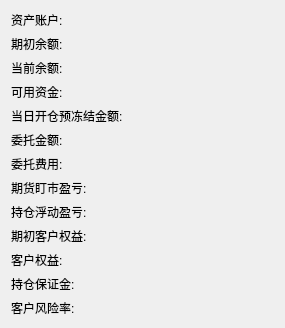
         <widget class="QWidget" name="fundSearch">
          <layout class="QGridLayout" name="gridLayout_6">
           <item row="1" column="1">
            <widget class="QLabel" name="fundAccountLabel">
             <property name="sizePolicy">
              <sizepolicy hsizetype="Fixed" vsizetype="Preferred">
               <horstretch>0</horstretch>
               <verstretch>0</verstretch>
              </sizepolicy>
             </property>
             <property name="minimumSize">
              <size>
               <width>250</width>
               <height>0</height>
              </size>
             </property>
             <property name="text">
              <string>资产账户:</string>
             </property>
            </widget>
           </item>
           <item row="1" column="2">
            <widget class="QLabel" name="fundAccountText">
             <property name="text">
              <string/>
             </property>
            </widget>
           </item>
           <item row="2" column="1">
            <widget class="QLabel" name="beginBalanceLabel">
             <property name="sizePolicy">
              <sizepolicy hsizetype="Fixed" vsizetype="Preferred">
               <horstretch>0</horstretch>
               <verstretch>0</verstretch>
              </sizepolicy>
             </property>
             <property name="minimumSize">
              <size>
               <width>250</width>
               <height>0</height>
              </size>
             </property>
             <property name="text">
              <string>期初余额:</string>
             </property>
            </widget>
           </item>
           <item row="2" column="2">
            <widget class="QLabel" name="beginBalanceText">
             <property name="text">
              <string/>
             </property>
            </widget>
           </item>
           <item row="3" column="1">
            <widget class="QLabel" name="currentBalanceLabel">
             <property name="sizePolicy">
              <sizepolicy hsizetype="Fixed" vsizetype="Preferred">
               <horstretch>0</horstretch>
               <verstretch>0</verstretch>
              </sizepolicy>
             </property>
             <property name="minimumSize">
              <size>
               <width>250</width>
               <height>0</height>
              </size>
             </property>
             <property name="text">
              <string>当前余额:</string>
             </property>
            </widget>
           </item>
           <item row="3" column="2">
            <widget class="QLabel" name="currentBalanceText">
             <property name="text">
              <string/>
             </property>
            </widget>
           </item>
           <item row="4" column="1">
            <widget class="QLabel" name="enableBalanceLable">
             <property name="sizePolicy">
              <sizepolicy hsizetype="Fixed" vsizetype="Preferred">
               <horstretch>0</horstretch>
               <verstretch>0</verstretch>
              </sizepolicy>
             </property>
             <property name="minimumSize">
              <size>
               <width>250</width>
               <height>0</height>
              </size>
             </property>
             <property name="text">
              <string>可用资金:</string>
             </property>
            </widget>
           </item>
           <item row="4" column="2">
            <widget class="QLabel" name="enableBalanceText">
             <property name="text">
              <string/>
             </property>
            </widget>
           </item>
           <item row="5" column="1">
            <widget class="QLabel" name="preEntrustBalanceLabel">
             <property name="sizePolicy">
              <sizepolicy hsizetype="Fixed" vsizetype="Preferred">
               <horstretch>0</horstretch>
               <verstretch>0</verstretch>
              </sizepolicy>
             </property>
             <property name="minimumSize">
              <size>
               <width>250</width>
               <height>0</height>
              </size>
             </property>
             <property name="text">
              <string>当日开仓预冻结金额:</string>
             </property>
            </widget>
           </item>
           <item row="5" column="2">
            <widget class="QLabel" name="preEntrustBalanceText">
             <property name="text">
              <string/>
             </property>
            </widget>
           </item>
           <item row="6" column="1">
            <widget class="QLabel" name="entrustBalanceLabel">
             <property name="sizePolicy">
              <sizepolicy hsizetype="Fixed" vsizetype="Preferred">
               <horstretch>0</horstretch>
               <verstretch>0</verstretch>
              </sizepolicy>
             </property>
             <property name="minimumSize">
              <size>
               <width>250</width>
               <height>0</height>
              </size>
             </property>
             <property name="text">
              <string>委托金额:</string>
             </property>
            </widget>
           </item>
           <item row="6" column="2">
            <widget class="QLabel" name="entrustBalanceText">
             <property name="text">
              <string/>
             </property>
            </widget>
           </item>
           <item row="7" column="1">
            <widget class="QLabel" name="entrustFareLabel">
             <property name="sizePolicy">
              <sizepolicy hsizetype="Fixed" vsizetype="Preferred">
               <horstretch>0</horstretch>
               <verstretch>0</verstretch>
              </sizepolicy>
             </property>
             <property name="minimumSize">
              <size>
               <width>250</width>
               <height>0</height>
              </size>
             </property>
             <property name="text">
              <string>委托费用:</string>
             </property>
            </widget>
           </item>
           <item row="7" column="2">
            <widget class="QLabel" name="entrustFareText">
             <property name="text">
              <string/>
             </property>
            </widget>
           </item>
           <item row="8" column="1">
            <widget class="QLabel" name="holdIncomeLabel">
             <property name="sizePolicy">
              <sizepolicy hsizetype="Fixed" vsizetype="Preferred">
               <horstretch>0</horstretch>
               <verstretch>0</verstretch>
              </sizepolicy>
             </property>
             <property name="minimumSize">
              <size>
               <width>250</width>
               <height>0</height>
              </size>
             </property>
             <property name="text">
              <string>期货盯市盈亏:</string>
             </property>
            </widget>
           </item>
           <item row="8" column="2">
            <widget class="QLabel" name="holdIncomeText">
             <property name="text">
              <string/>
             </property>
            </widget>
           </item>
           <item row="9" column="1">
            <widget class="QLabel" name="holdIncomeFloatLabel">
             <property name="sizePolicy">
              <sizepolicy hsizetype="Fixed" vsizetype="Preferred">
               <horstretch>0</horstretch>
               <verstretch>0</verstretch>
              </sizepolicy>
             </property>
             <property name="minimumSize">
              <size>
               <width>250</width>
               <height>0</height>
              </size>
             </property>
             <property name="text">
              <string>持仓浮动盈亏:</string>
             </property>
            </widget>
           </item>
           <item row="9" column="2">
            <widget class="QLabel" name="holdIncomeFloatText">
             <property name="text">
              <string/>
             </property>
            </widget>
           </item>
           <item row="10" column="1">
            <widget class="QLabel" name="beginEquityBalanceLabel">
             <property name="sizePolicy">
              <sizepolicy hsizetype="Fixed" vsizetype="Preferred">
               <horstretch>0</horstretch>
               <verstretch>0</verstretch>
              </sizepolicy>
             </property>
             <property name="minimumSize">
              <size>
               <width>250</width>
               <height>0</height>
              </size>
             </property>
             <property name="text">
              <string>期初客户权益:</string>
             </property>
            </widget>
           </item>
           <item row="10" column="2">
            <widget class="QLabel" name="beginEquityBalanceText">
             <property name="text">
              <string/>
             </property>
            </widget>
           </item>
           <item row="11" column="1">
            <widget class="QLabel" name="equityBalanceLabel">
             <property name="sizePolicy">
              <sizepolicy hsizetype="Fixed" vsizetype="Preferred">
               <horstretch>0</horstretch>
               <verstretch>0</verstretch>
              </sizepolicy>
             </property>
             <property name="minimumSize">
              <size>
               <width>250</width>
               <height>0</height>
              </size>
             </property>
             <property name="text">
              <string>客户权益:</string>
             </property>
            </widget>
           </item>
           <item row="11" column="2">
            <widget class="QLabel" name="equityBalanceText">
             <property name="text">
              <string/>
             </property>
            </widget>
           </item>
           <item row="12" column="1">
            <widget class="QLabel" name="holdMarginLabel">
             <property name="sizePolicy">
              <sizepolicy hsizetype="Fixed" vsizetype="Preferred">
               <horstretch>0</horstretch>
               <verstretch>0</verstretch>
              </sizepolicy>
             </property>
             <property name="minimumSize">
              <size>
               <width>250</width>
               <height>0</height>
              </size>
             </property>
             <property name="text">
              <string>持仓保证金:</string>
             </property>
            </widget>
           </item>
           <item row="12" column="2">
            <widget class="QLabel" name="holdMarginText">
             <property name="text">
              <string/>
             </property>
            </widget>
           </item>
           <item row="13" column="1">
            <widget class="QLabel" name="clientRiskRateLabel">
             <property name="sizePolicy">
              <sizepolicy hsizetype="Fixed" vsizetype="Preferred">
               <horstretch>0</horstretch>
               <verstretch>0</verstretch>
              </sizepolicy>
             </property>
             <property name="minimumSize">
              <size>
               <width>250</width>
               <height>0</height>
              </size>
             </property>
             <property name="text">
              <string>客户风险率:</string>
             </property>
            </widget>
           </item>
           <item row="13" column="2">
            <widget class="QLabel" name="clientRiskRateText">
             <property name="text">
              <string/>
             </property>
            </widget>
           </item>
          </layout>
         </widget>
